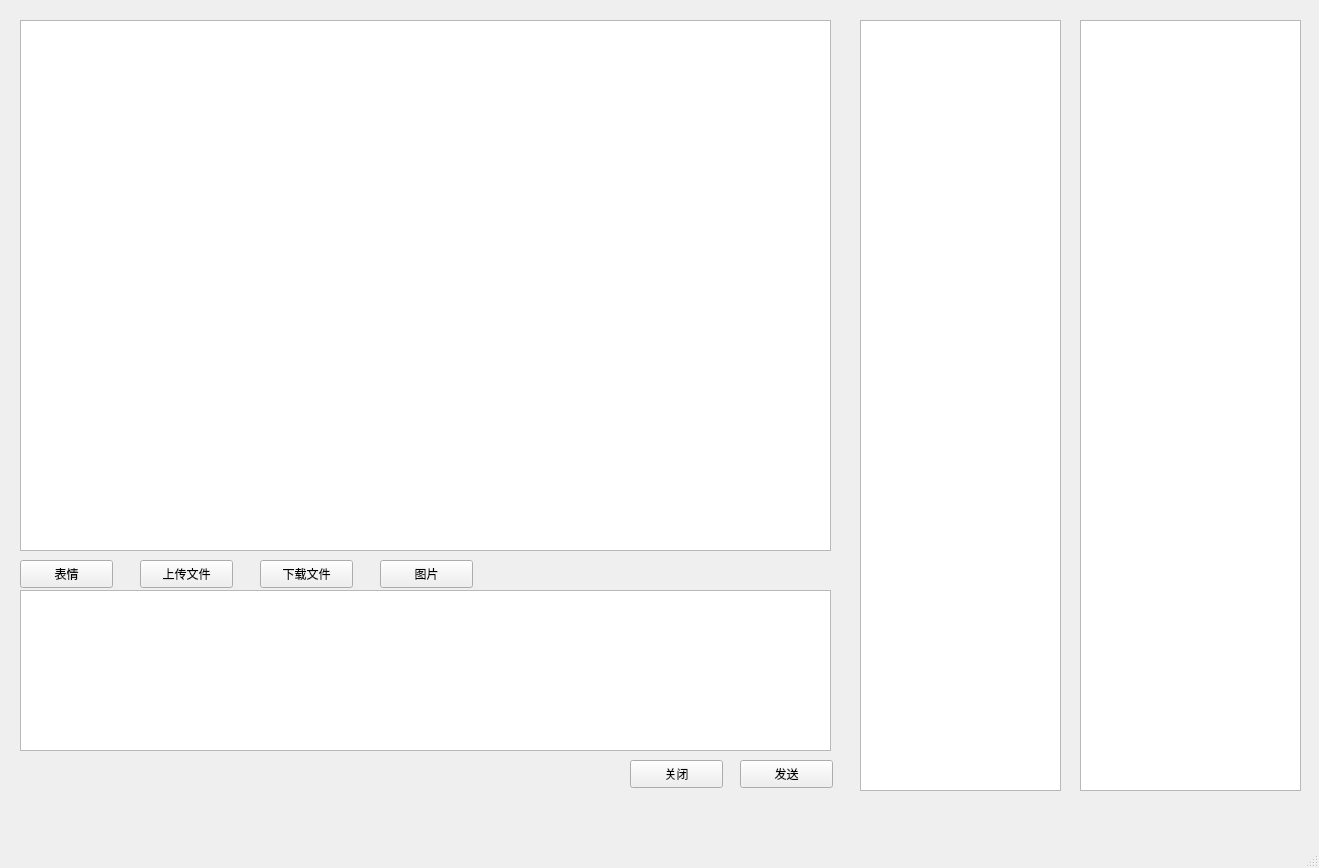
<?xml version="1.0" encoding="UTF-8"?>
<ui version="4.0">
 <class>MainWindow</class>
 <widget class="QMainWindow" name="MainWindow">
  <property name="geometry">
   <rect>
    <x>0</x>
    <y>0</y>
    <width>1319</width>
    <height>868</height>
   </rect>
  </property>
  <property name="windowTitle">
   <string>MainWindow</string>
  </property>
  <widget class="QWidget" name="centralwidget">
   <widget class="QTextEdit" name="textEdit">
    <property name="geometry">
     <rect>
      <x>20</x>
      <y>590</y>
      <width>811</width>
      <height>161</height>
     </rect>
    </property>
   </widget>
   <widget class="QPushButton" name="pushButton">
    <property name="geometry">
     <rect>
      <x>20</x>
      <y>560</y>
      <width>93</width>
      <height>28</height>
     </rect>
    </property>
    <property name="text">
     <string>表情</string>
    </property>
   </widget>
   <widget class="QPushButton" name="pushButton_2">
    <property name="geometry">
     <rect>
      <x>140</x>
      <y>560</y>
      <width>93</width>
      <height>28</height>
     </rect>
    </property>
    <property name="text">
     <string>上传文件</string>
    </property>
   </widget>
   <widget class="QListView" name="listView">
    <property name="geometry">
     <rect>
      <x>860</x>
      <y>20</y>
      <width>201</width>
      <height>771</height>
     </rect>
    </property>
   </widget>
   <widget class="QTextBrowser" name="textBrowser">
    <property name="geometry">
     <rect>
      <x>20</x>
      <y>20</y>
      <width>811</width>
      <height>531</height>
     </rect>
    </property>
   </widget>
   <widget class="QPushButton" name="pushButton_3">
    <property name="geometry">
     <rect>
      <x>740</x>
      <y>760</y>
      <width>93</width>
      <height>28</height>
     </rect>
    </property>
    <property name="text">
     <string>发送</string>
    </property>
   </widget>
   <widget class="QPushButton" name="pushButton_4">
    <property name="geometry">
     <rect>
      <x>630</x>
      <y>760</y>
      <width>93</width>
      <height>28</height>
     </rect>
    </property>
    <property name="text">
     <string>关闭</string>
    </property>
   </widget>
   <widget class="QPushButton" name="pushButton_5">
    <property name="geometry">
     <rect>
      <x>260</x>
      <y>560</y>
      <width>93</width>
      <height>28</height>
     </rect>
    </property>
    <property name="text">
     <string>下载文件</string>
    </property>
   </widget>
   <widget class="QListView" name="listView_2">
    <property name="geometry">
     <rect>
      <x>1080</x>
      <y>20</y>
      <width>221</width>
      <height>771</height>
     </rect>
    </property>
   </widget>
   <widget class="QPushButton" name="pushButton_6">
    <property name="geometry">
     <rect>
      <x>380</x>
      <y>560</y>
      <width>93</width>
      <height>28</height>
     </rect>
    </property>
    <property name="text">
     <string>图片</string>
    </property>
   </widget>
  </widget>
  <widget class="QMenuBar" name="menubar">
   <property name="geometry">
    <rect>
     <x>0</x>
     <y>0</y>
     <width>1319</width>
     <height>26</height>
    </rect>
   </property>
  </widget>
  <widget class="QStatusBar" name="statusbar"/>
 </widget>
 <resources/>
 <connections/>
</ui>
